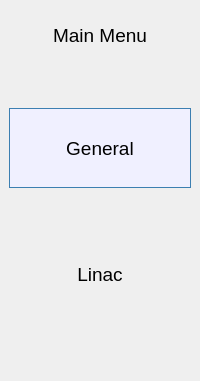
  <widget class="QDockWidget" name="dockWidget_3">
   <property name="styleSheet">
    <string notr="true">QFrame#frame{

background-color: qlineargradient(spread:pad, x1:0.5, y1:1, x2:0.5, y2:0, stop:0 rgba(250, 250, 250, 90), stop:0.9 rgba(255, 255, 255, 255));

}

QToolButton{
background-color:transparent;
border:none;

}

QToolButton:checked, QToolButton:pressed{
background-color:rgb(240,240,255);
border:1px solid rgb(60, 127, 177)
}

QToolButton:hover{
background-color:rgb(240,240,255)
}

QToolButton:checked:hover{
background-color:rgb(193,210,238);
}</string>
   </property>
   <attribute name="dockWidgetArea">
    <number>2</number>
   </attribute>
   <widget class="QWidget" name="dockWidgetContents_3">
    <layout class="QVBoxLayout" name="verticalLayout_4">
     <item>
      <widget class="QToolButton" name="tbmainmenumetadata">
       <property name="sizePolicy">
        <sizepolicy hsizetype="Expanding" vsizetype="Fixed">
         <horstretch>0</horstretch>
         <verstretch>0</verstretch>
        </sizepolicy>
       </property>
       <property name="minimumSize">
        <size>
         <width>80</width>
         <height>53</height>
        </size>
       </property>
       <property name="font">
        <font>
         <pointsize>14</pointsize>
        </font>
       </property>
       <property name="toolTip">
        <string>Back to Main Menu</string>
       </property>
       <property name="text">
        <string>Main Menu</string>
       </property>
       <property name="icon">
        <iconset>
         <normaloff>iconspd/icons8-home-page-80.png</normaloff>iconspd/icons8-home-page-80.png</iconset>
       </property>
       <property name="iconSize">
        <size>
         <width>50</width>
         <height>50</height>
        </size>
       </property>
       <property name="toolButtonStyle">
        <enum>Qt::ToolButtonTextUnderIcon</enum>
       </property>
      </widget>
     </item>
     <item>
      <spacer name="verticalSpacer">
       <property name="orientation">
        <enum>Qt::Vertical</enum>
       </property>
       <property name="sizeHint" stdset="0">
        <size>
         <width>20</width>
         <height>40</height>
        </size>
       </property>
      </spacer>
     </item>
     <item>
      <widget class="QToolButton" name="tbgeneral">
       <property name="sizePolicy">
        <sizepolicy hsizetype="Expanding" vsizetype="Fixed">
         <horstretch>0</horstretch>
         <verstretch>0</verstretch>
        </sizepolicy>
       </property>
       <property name="minimumSize">
        <size>
         <width>105</width>
         <height>80</height>
        </size>
       </property>
       <property name="font">
        <font>
         <pointsize>14</pointsize>
        </font>
       </property>
       <property name="text">
        <string>General</string>
       </property>
       <property name="icon">
        <iconset>
         <normaloff>iconspd/generalmetadata.png</normaloff>iconspd/generalmetadata.png</iconset>
       </property>
       <property name="iconSize">
        <size>
         <width>50</width>
         <height>50</height>
        </size>
       </property>
       <property name="checkable">
        <bool>true</bool>
       </property>
       <property name="checked">
        <bool>true</bool>
       </property>
       <property name="autoExclusive">
        <bool>true</bool>
       </property>
       <property name="toolButtonStyle">
        <enum>Qt::ToolButtonTextUnderIcon</enum>
       </property>
       <attribute name="buttonGroup">
        <string notr="true">buttonGroup</string>
       </attribute>
      </widget>
     </item>
     <item>
      <spacer name="verticalSpacer_2">
       <property name="orientation">
        <enum>Qt::Vertical</enum>
       </property>
       <property name="sizeHint" stdset="0">
        <size>
         <width>20</width>
         <height>40</height>
        </size>
       </property>
      </spacer>
     </item>
     <item>
      <widget class="QToolButton" name="tblinac">
       <property name="sizePolicy">
        <sizepolicy hsizetype="Expanding" vsizetype="Fixed">
         <horstretch>0</horstretch>
         <verstretch>0</verstretch>
        </sizepolicy>
       </property>
       <property name="minimumSize">
        <size>
         <width>105</width>
         <height>80</height>
        </size>
       </property>
       <property name="font">
        <font>
         <pointsize>14</pointsize>
        </font>
       </property>
       <property name="text">
        <string>Linac</string>
       </property>
       <property name="icon">
        <iconset>
         <normaloff>iconspd/Linac.png</normaloff>iconspd/Linac.png</iconset>
       </property>
       <property name="iconSize">
        <size>
         <width>50</width>
         <height>50</height>
        </size>
       </property>
       <property name="checkable">
        <bool>true</bool>
       </property>
       <property name="autoExclusive">
        <bool>true</bool>
       </property>
       <property name="toolButtonStyle">
        <enum>Qt::ToolButtonTextUnderIcon</enum>
       </property>
       <attribute name="buttonGroup">
        <string notr="true">buttonGroup</string>
       </attribute>
      </widget>
     </item>
     <item>
      <spacer name="verticalSpacer_5">
       <property name="orientation">
        <enum>Qt::Vertical</enum>
       </property>
       <property name="sizeHint" stdset="0">
        <size>
         <width>129</width>
         <height>58</height>
        </size>
       </property>
      </spacer>
     </item>
    </layout>
   </widget>
  </widget>
